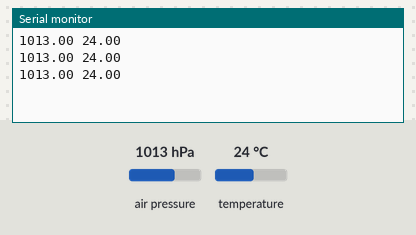
Bench run of a sketch on a simulated Arduino Uno, built with avr-gcc and run on an emulated ATmega328P. Shown: the last lines printed to the serial monitor. The test bench sets the inputs (shaded band); at power-on: air pressure 1013 hPa, temperature 24 °C. The ROS host is connected and sends only what is stated.

Above: at 1.3 s.
1.4 s: air pressure set to 952 hPa
At 2.0 s:
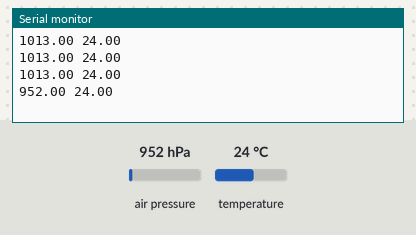
2.9 s: temperature set to 12 °C
At 3.6 s:
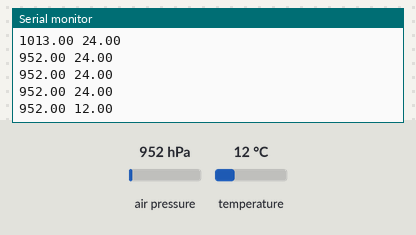
4.4 s: air pressure set to 975 hPa
At 4.4 s:
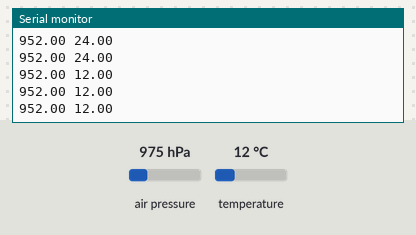
Timing chart, 0 to 7.4 s (numbered marks = the images above; inputs shaded):
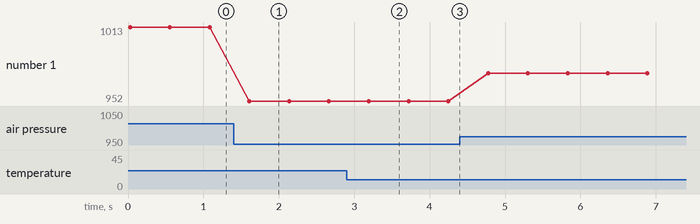

The sketch:

temp_press_module_gy_65.ino
```cpp
#include <ArduinoHardware.h>
#include <ros.h>


/*
   Use BMP085 to measure pressure and temperature
   Output format:
   pressure temperature
   Edited by Sean
   Last edited: 2018/08/09
   Changelog:
    2018/05/04: First version
    2018/08/09: Add output temperature
*/
//   Refer to:
// https://github.com/adafruit/Adafruit_BMP085_Unified/blob/master/examples/sensorapi/sensorapi.pde
#include <Wire.h>
// Download Adafruit_Sensor.h here
// https://github.com/adafruit/Adafruit_Sensor
#include <Adafruit_Sensor.h>
// https://github.com/adafruit/Adafruit_BMP085_Unified
/*********************************************************
 * Don't forget to include libraries to your Arduino IDE *
 *********************************************************/
#include <Adafruit_BMP085_U.h>

// for publish ros message
#include <ArduinoHardware.h>
#include <ros.h>
#include <std_msgs/Float32.h>

// Sensor id: 10085
Adafruit_BMP085_Unified bmp = Adafruit_BMP085_Unified(10085);

ros::NodeHandle  nh;

std_msgs::Float32 temp_msg;
ros::Publisher pub_temp("temperature", &temp_msg);

// From the datasheet the BMP module address LSB distinguishes
// between read (1) and write (0) operations, corresponding to
// address 0x91 (read) and 0x90 (write).
// shift the address 1 bit right (0x91 or 0x90), the Wire library only needs the 7
// most significant bits for the address 0x91 >> 1 = 0x48
// 0x90 >> 1 = 0x48 (72)

int sensorAddress = 0x91 >> 1;  // From datasheet sensor address is 0x91
                                // shift the address 1 bit right, the Wire library only needs the 7
                                // most significant bits for the address


/**********************
 Connect it up
 VDD <-> 3.3V (Not 5V!)
 GND <-> GND
 SCL <-> A5
 SDA <-> A4
 ***********************/

void setup() {

  Wire.begin();        // join i2c bus (address optional for master)

  nh.initNode();
  nh.advertise(pub_temp);

  Serial.begin(9600);
  if(!bmp.begin())
  {
    /* There was a problem detecting the BMP085 ... check your connections */
    Serial.print("Ooops, no BMP085 detected ... Check your wiring or I2C ADDR!");
    while(1);
  }

}

long publisher_timer;

void loop() {
  sensors_event_t event;
  bmp.getEvent(&event);
  if(event.pressure)
  {
    Serial.print(event.pressure); // Unit: hPa
    Serial.print(" ");
    float temperature;
    bmp.getTemperature(&temperature);
    Serial.println(temperature);

    // transfer temperature data to ros message
    temp_msg.data = temperature*0.0625;
    pub_temp.publish(&temp_msg);
  }
  else
  {
    Serial.println("Sensor error!");
  }
  delay(500);
  /*
   * You can also get the temperature information by calling
   * bmp.getTemperature(float &);
   */

   nh.spinOnce();
}
```

Measured:
- after the input at 1.4 s, the serial monitor: prints a new line after 0.21 s (image 1)
- after the input at 2.9 s, the serial monitor: prints a new line after 0.29 s (image 2)
- plotted number 1: 1013 → 952 after the input at 1.4 s, 952 → 975 after the input at 4.4 s
